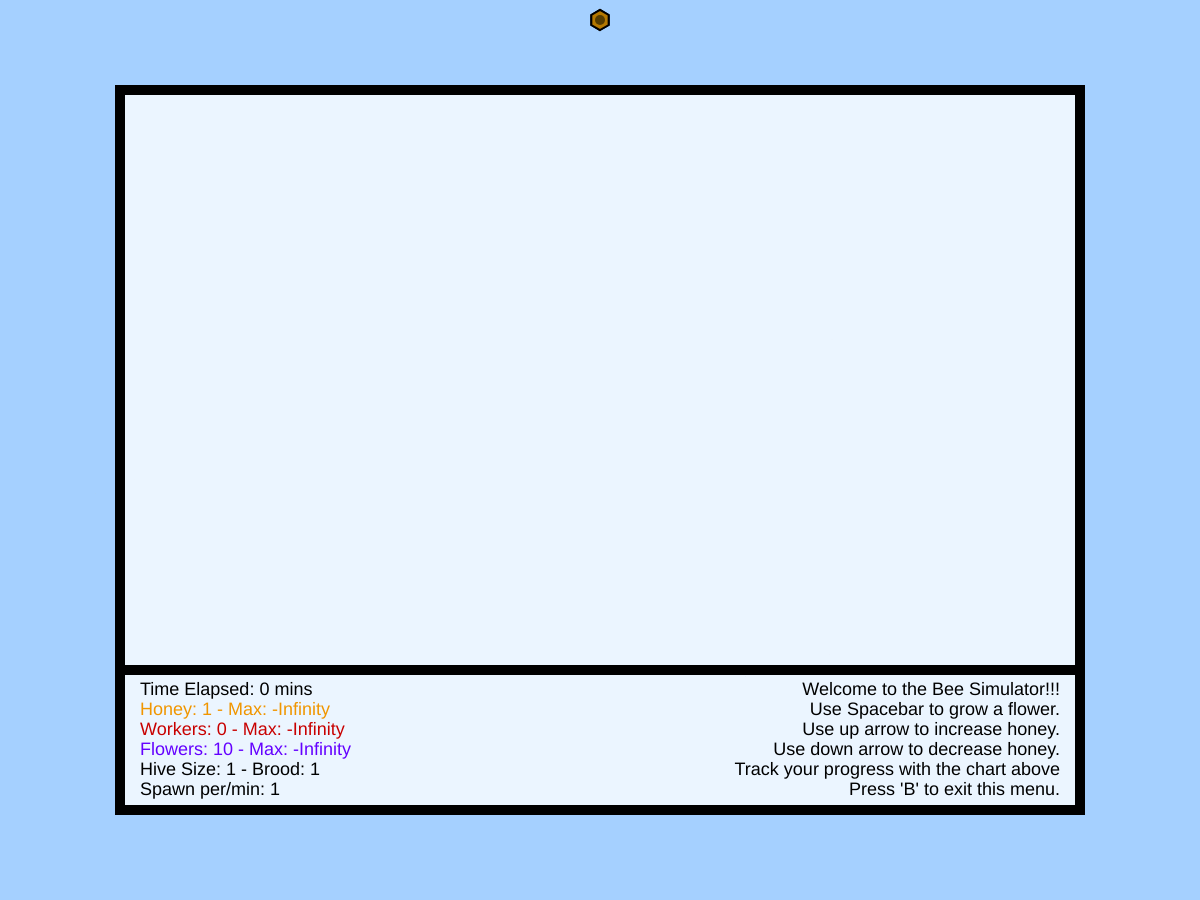
Frame 1 (no input)
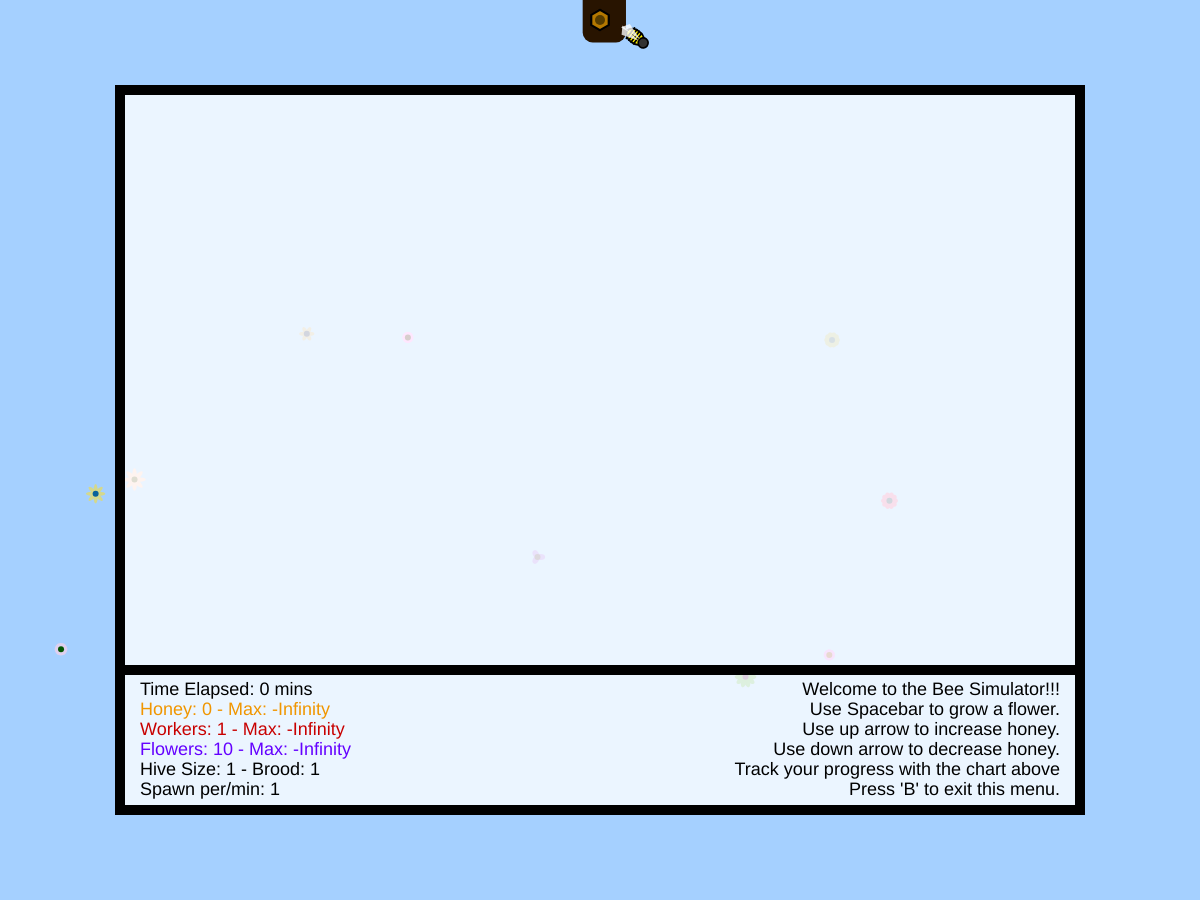
Frame 60 (no input)
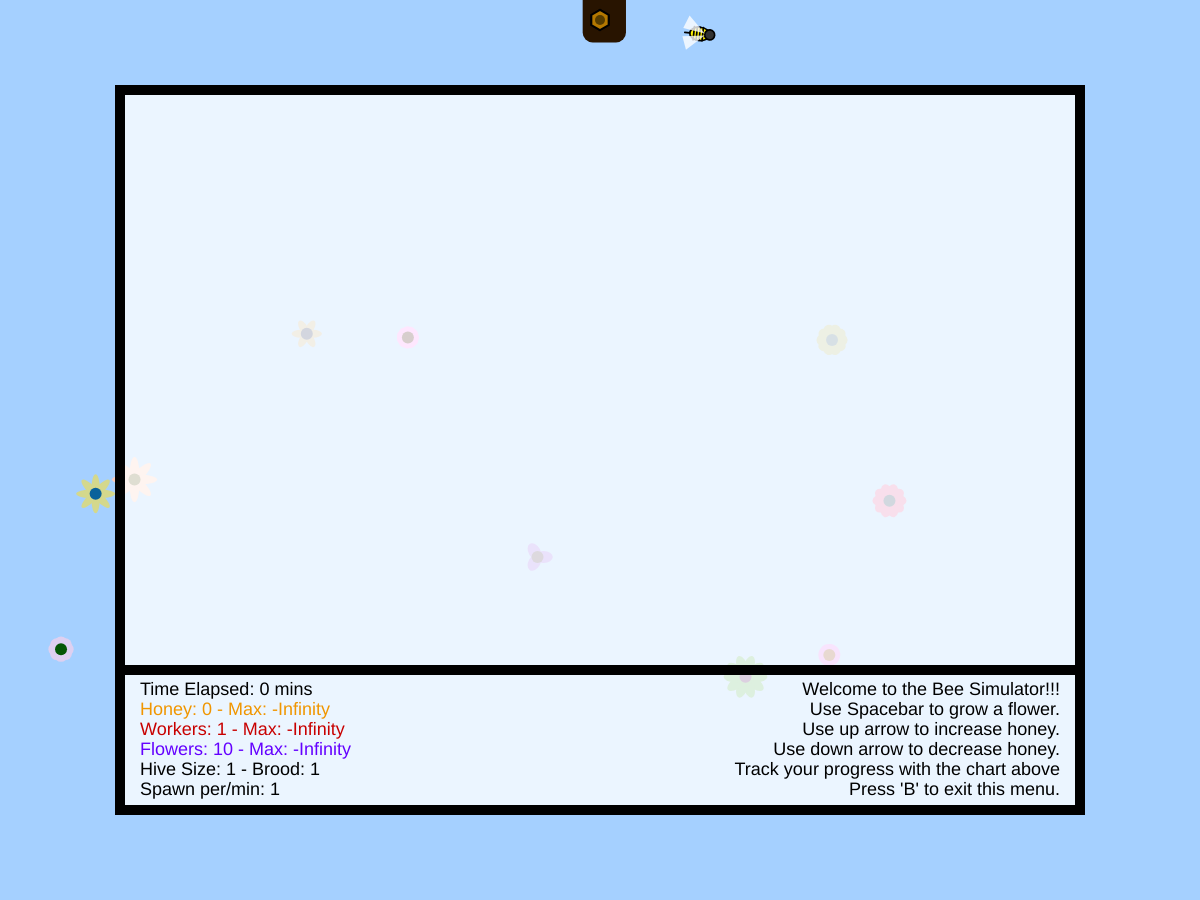
Frame 120 (the mouse pressed at the canvas centre since frame 60)

The p5.js sketch that drew these frames (run headless with seeded random() and noise() and a simulated clock; from frame 60 on, the mouse is pressed at the canvas centre):

// p5.js sketch
// ── sketch.js
let workers = [];
let flowers = [];
let cells = [];
let beeCount = 0;
let flowerCount = 10;
let flowerTime = 300;
let flowerTimeLow = 900;
let flowerTimeHigh = 2700;
let hudOn = true;

function setup() {
	createCanvas(1200, 900);
	//noCursor();
	hive = new Hive();

for(let i = 0; i < beeCount; i++){
	workers [i] = new Worker(hive.x, hive.y);
}

for (let i = 0; i < flowerCount; i++){
	flowers [i] = new Flower(random(20, width -20), random(20, height -20), 0);
}

	graph = new Graph();

	setInterval(record, 20000);

}

function draw() {
	background(165, 208, 255);
	stroke(0);
	fill(255,20, 200);

	hive.show();

	// textSize(18);
	// fill(255, 100);
	// noStroke();
	// //textAlign(CENTER, CENTER);
	// text("Honey: " + floor(hive.honey), 20, 20);
	// text("Workers: " + workers.length, 20, 40);
	// text("Flowers: " + flowers.length, 20, 60);
	// text("Hive Size: " + floor(hive.cellCount), 20, 80);
	// text("Brood: " + floor(hive.brood), 20, 100);
	// text("Spawn/m: " + ceil(hive.brood/6), 20, 120);

	for(let i = 0; i < workers.length; i++){
		if(workers[i].dead == true){
		workers.splice(i, 1);

	}
	}

	for (let i = 0; i < flowers.length; i++){
	flowers[i].show();
	}

	for (let i = 0; i < workers.length; i++){
	workers[i].move();
	workers[i].show();
	}

// for (let i = 0; i < cells.length; i++){
// 	cells[i].show();
// 	cells[i].move();
// }

	flowerTime --;

	if(flowerTime <= 0){
		flowers.push(new Flower());
		flowerTime = (random(flowerTimeLow, flowerTimeHigh));

	}

	if(hudOn == true){
	graph.show();
}

}

function keyPressed(){
	if(key == ' '){
		flowerTime = 1;
	}
	if(keyCode == UP_ARROW){
		hive.honey += hive.storage;
	}
	if(keyCode == DOWN_ARROW){
		hive.honey -= hive.storage;
	}

}

function keyTyped(){
	if(key == 'b'){
		hudOn = !hudOn;
	}
}

function record(){
	graph.honey.push(hive.honey);
	graph.workers.push(workers.length);
	graph.flowers.push(flowers.length);
}

// ── Cell.js
class Cell {
  constructor(x, y, radius, npoints){
    this.x = x;
    this.y = y;
    this.radius = radius;
    this.npoints = npoints

  }

  show(){
    fill(255, 255, 0, 100);
    let angle = TWO_PI / this.npoints;
    beginShape();
    for (let a = 0; a < TWO_PI; a += angle) {
      let sx = this.x + sin(a) * this.radius;
      let sy = this.y + cos(a) * this.radius;
      vertex(sx, sy);
    }
    endShape(CLOSE);
  }

  move(){
    for (let i = 0; i < cells.length; i++){
    if (this.intersects(cells[i])){
      // this.x += this.radius;

    }
  }
}
  intersects(other){
  let d = dist(this.x, this.y, other.x, other.y);
  return (d < this.radius);
  }
}

// ── Flower.js
class Flower{

constructor(){
  this.x = random(20, width -20);
  this.y = random(height/3, height -20);
  this.r = 0;
  this.petalCount = floor(random(3, 12))
  this.nectar = random(10, 50);
  this.growing = true;
  this.loc = createVector(this.x, this.y);
  this.pw = random(0.3, 1.3);
  this.ph = random(0.8, 1.5);
  this.centercol = [random(0, 155),random(0, 155),random(0, 155)];
  this.petalcol = [random(100, 255),random(100, 255),random(100, 255)];
}

show(){

  if(this.growing = true && this.r < this.nectar + 10){
    this.r += 0.1
  } else {
      this.r = this.nectar + 10;
      this.growing = false
  }


//petals
  noStroke();
  for(var i = 0; i < this.petalCount; i++){
    push();
    ellipseMode(CENTER);
    translate(this.x, this.y);
    rotate((TWO_PI/this.petalCount) * i);
    fill(this.petalcol);
    ellipse(this.r / 2, 0, this.r/this.pw, this.r/this.ph);
    pop();
  }

//center of the flower
  push();
  noStroke();
  ellipseMode(CENTER);
  translate(this.x, this.y);
  fill(this.centercol);
  ellipse(0, 0, this.r);
  pop();

//this.nectar-= 0.0032;

//reset flower when nectar reaches 0
for(let i = 0; i < flowers.length; i++){
  if(flowers[i].nectar < 0){
    //flowers.push(new Flower());
    flowers.splice(i,1);
  }
}



}

}

// ── Graph.js
class Graph {
  constructor() {
    this.x = width/10;
    this.y = height - height/10;
    this.honey = [];
    this.workers = [];
    this.flowers = [];
    this.weight = 3
    this.interval = 30;
    //this.record();
  }

  show(){

    //strokeCap(SQUARE);
    fill(255, 200);
    rectMode(CORNERS)
    strokeWeight(10)
    stroke(0);
    rect(this.x, height-this.y, width-this.x, this.y);

    line(this.x, this.y - 140, width-this.x, this.y - 140)

    //Honey
    noFill();
    strokeWeight(this.weight);
    stroke(255, 200, 0);
    beginShape();
    for(let i = 0; i < this.honey.length; i++){
      vertex((map(i, 0, this.honey.length, this.x, width - this.x)), map(this.honey[i], 0, max(this.honey), this.y - 140, height-this.y+20));
    }
    endShape();

    //Workers
    noFill();
    strokeWeight(this.weight);
    stroke(255, 0, 0);
    beginShape();
    for(let i = 0; i < this.workers.length; i++){
      vertex((map(i, 0, this.workers.length, this.x, width - this.x)), map(this.workers[i], 0, max(this.workers), this.y - 140, height-this.y +20));
    }
    endShape();

    //Flowers
    noFill();
    strokeWeight(this.weight);
    stroke(100, 0, 255);
    beginShape();
    for(let i = 0; i < this.flowers.length; i++){
      vertex((map(i, 0, this.flowers.length, this.x, width - this.x)), map(this.flowers[i], 0, max(this.flowers), this.y - 140, height-this.y+20));
    }
    endShape();

    textSize(18);
  	fill(0);
    noStroke();
  	//strokeWeight(2);
  	textAlign(LEFT, CENTER);
    fill(0);
    text("Time Elapsed: " + floor((millis()/1000)/60) + " mins", this.x + 20, this.y - 120)
    fill(240, 150, 0);
  	text("Honey: " + floor(hive.honey) + " - Max: " + floor(max(this.honey)), this.x + 20, this.y - 100);
    fill(200, 0, 0);
    text("Workers: " + workers.length + " - Max: " + floor(max(this.workers)), this.x + 20, this.y - 80);
    fill(100, 0, 255);
    text("Flowers: " + flowers.length + " - Max: " + max(this.flowers), this.x + 20, this.y - 60);
  	fill(0);
  	text("Hive Size: " + hive.cellCount + " - Brood: " + floor(hive.brood), this.x + 20, this.y - 40);
  	text("Spawn per/min: " + ceil(hive.brood/6), this.x + 20, this.y - 20);

    textAlign(RIGHT, CENTER);
    textSize(18);
    text("Welcome to the Bee Simulator!!!",width - this.x - 20, this.y - 120)
    text("Use Spacebar to grow a flower." ,width - this.x - 20, this.y - 100);
    text("Use up arrow to increase honey." ,width - this.x - 20, this.y - 80);
    text("Use down arrow to decrease honey." ,width - this.x - 20, this.y - 60);
    text("Track your progress with the chart above" ,width - this.x - 20, this.y - 40);
    text("Press 'B' to exit this menu." ,width - this.x - 20, this.y - 20);

    noFill();
    rectMode(CORNERS)
    strokeWeight(10)
    stroke(0);
    rect(this.x, height-this.y, width-this.x, this.y);
    line(this.x, this.y - 140, width-this.x, this.y - 140)

  }


}

// ── Hive.js
class Hive{
  constructor(){
    this.x = width/2
    this.y = 20
    this.honey = 1;
    this.loc = createVector(this.x, this.y);
    this.rad = 10;
    this.cellsLoc =[];
    this.cellCount = 0;
    this.cols = 0;
    this.rows = 0;
    this.depth = 0;

    this.wSpace = sqrt(3) * this.rad;
    this.hSpace = this.rad * 1.5;

    this.storage = 5
    this.broodfact = this.storage * 0.75
    this.cost = 2/3600

    this.brood = 0
    this.spawnTime = 1;

  }

  show(){

    if(this.honey <= 0){
      this.honey = 1;
    }

    push();
    fill(40, 20, 0);
    noStroke();
    translate (this.x - (floor(this.cols/2) * (this.wSpace)), this.y);
    rectMode(CORNERS);
    rect((-(this.cols) * this.wSpace)/ this.cols, -this.hSpace*2, ((this.cols+0.5) * this.wSpace), (this.rows + 0.5) * this.hSpace, 10)
    pop();

   this.cellCount = ceil(this.honey/this.storage);
   this.cols = ceil(sqrt(this.cellCount));
   this.rows = ceil(this.cellCount/this.cols);


   this.depth = -(this.cols + this.rows);

   this.cellsLoc.splice(0, this.cellsLoc.length);
   this.brood = (1 + floor(this.cellCount/this.broodfact));

   for (let i = 0; i < this.rows; i++){
       for(let j = 0; j < this.cols; j++){
        this.cellsLoc.push(createVector(j * this.wSpace + ((i%2) * this.wSpace/2), i * this.hSpace));
       }
   }



   for (let i = 0; i < this.cellCount; i++){
     this.cellRender(this.cellsLoc[i].x, this.cellsLoc[i].y);
   }
   for (let j = 0; j < this.brood; j++){
     this.broodRender(this.cellsLoc[j].x, this.cellsLoc[j].y);
   }

      this.honey -= (this.cost * workers.length);
      this.spawnTime -= 1;

      if(this.spawnTime < 0){
        for(let i = 0; i < ceil(this.brood/6); i++){
        workers.push(new Worker (this.x, this.y))
      }
        this.spawnTime = 3600;

      }
}

    cellRender(x, y, i){
    push();
    translate (this.x - (floor(this.cols/2) * this.wSpace), this.y);
    fill(255, map(y, 0, height/3, 225, 255), map(y, 0, height/3, 100, 255));
    stroke(0);
    strokeWeight(2);
    let angle = TWO_PI / 6;
    beginShape();
    for (let a = 0; a < TWO_PI; a += angle) {
      let sx = x + sin(a) * this.rad;
      let sy = y + cos(a) * this.rad;
      vertex(sx, sy);
    }
    endShape(CLOSE);
    textSize(12);
    strokeWeight(0);
    fill(0);
    pop();
    }

    broodRender(x, y){
    push();
    translate (this.x - (floor(this.cols/2) * this.wSpace), this.y);
    fill(180, 120, 0);
    stroke(0);
    strokeWeight(2);
    let angle = TWO_PI / 6;
    beginShape();
    for (let a = 0; a < TWO_PI; a += angle) {
      let sx = x + sin(a) * this.rad;
      let sy = y + cos(a) * this.rad;
      vertex(sx, sy);
    }
    endShape(CLOSE);
    strokeWeight(0);
    fill(85, 60, 0)
    ellipse(x,y,this.rad)
    pop();
    }
  }

// ── Worker.js
class Worker{
	constructor(x, y){
		this.loc = createVector(x, y);
    this.vel = createVector(0, 0);
		this.acc = createVector(0, 0);
		this.r = 255;
		this.g = random (180, 255);
		this.b = 0;
		this.rad = 20
		this.x = x;
		this.y = y;
		this.timeOut = 0;
		this.feeding = false;
		this.nectar = 0;
		this.capacity = 5;
		this.status = "roaming";
		this.lastFlower = createVector(0,0);
		this.velocityLimit = 3;
		//this.accelerationMag = 0.1;
		this.life = random(10800, 21600);
		this.dead = false;

  }

// Statuses:
// roaming- looking for food
// toHome - going to the Hive
// toFlower - going back to last flower


 move(){

	 this.x = this.loc.x;
	 this.y = this.loc.y;

	this.vel.add(this.acc);
  this.loc.add(this.vel);

	this.accelerationMag = random(0.01, 0.3);
	this.life -= 1;

if(this.life < 0){
	this.status = "dead";
	this.acc.x = random(-1, 1);
	this.acc.y = random(0, 1);
	this.acc.setMag(0.07);
	this.vel.limit(50);

	if(this.y > height){
		this.dead = true;
	}
}


if(this.status == "roaming"){

//random movement
		this.acc = p5.Vector.random2D();
		this.acc.setMag(this.accelerationMag);
		this.vel.limit(this.velocityLimit);
//bouncing off the walls
		if (this.loc.x > width -10 || this.loc.x < 10) {
				this.vel.x = this.vel.x * -1;
			}
		if (this.loc.y > height -10 || this.loc.y < 10) {
				this.vel.y = this.vel.y * -1;
			}

//finding flowers
		for(var i = 0; i < flowers.length; i++){
			if(dist(this.loc.x, this.loc.y, flowers[i].x, flowers[i].y) < 75){
				let fPos = createVector(flowers[i].x, flowers[i].y);
				fPos.sub(this.loc);
			  fPos.setMag(this.accelerationMag);
				this.acc = fPos;
				this.vel.limit(this.velocityLimit);
			}
		}
	//eating nectar with contact
		for (var i = 0; i < flowers.length; i++){
			if(this.intersects(flowers[i]) && this.feeding == false){
				flowers[i].nectar = flowers[i].nectar - 1;
				this.feeding = true;
				this.timeOut = 30;
				this.lastFlower = flowers[i];
				this.nectar += 1;
			}
		}
		//timeout for feeding
		if(this.timeOut > 0 && this.feeding == true){
			this.timeOut -= 1;
		} else{
			this.feeding = false;
		}

		if(this.nectar >= this.capacity){
			this.status = "toHome"
	 }
}

if(this.status == "toHome"){
	let theHive = createVector(hive.x, hive.y)
	theHive.sub(this.loc);
	theHive.setMag(this.accelerationMag);
	this.acc = theHive;
	this.vel.limit(this.velocityLimit);
		if(this.intersects(hive)){
			hive.honey += 1;
			this.nectar = 0;
			this.status = "toFlower";
		}
 }

if(this.status == "toFlower"){
	let target = createVector(this.lastFlower.x, this.lastFlower.y);
	target.sub(this.loc);
	target.setMag(this.accelerationMag);
	this.acc = target;
	this.vel.limit(this.velocityLimit);
		if(this.intersects(this.lastFlower)){
			this.status = "roaming"
		}
}
}




 show(){

   // line(this.loc.x, this.loc.y,this.loc.x - (this.vel.x * 10), this.loc.y - (this.vel.y *10))
	 // stroke(255, 0, 0);
	 // line(this.loc.x, this.loc.y,this.loc.x + (this.acc.x * 100), this.loc.y + (this.acc.y *100));

	 this.magnitude = this.acc.mag(this.vel);


	 push();
	 translate(this.loc.x, this.loc.y);
	 rotate(this.vel.heading())
	 strokeWeight(1.7);
	 stroke(0);
	 fill(this.r,this.g,this.b);
	 ellipse(0, 0, this.rad, (this.nectar/1.5) + this.rad/1.5);
	 fill(50,50,50);
	 ellipse(10,0,this.rad/2);
	 line(-10, 0, -15, 0);
	 line(0, -((this.rad/1.5)/2), 0, (this.rad/1.5)/2);
	 line(3, -((this.rad/1.5)/2), 3, (this.rad/1.5)/2);
	 line(-3, -((this.rad/1.5)/2), -3, (this.rad/1.5)/2);
	 line(-6, -((this.rad/1.5)/2), -6, (this.rad/1.5)/2);
	 fill(255, 200);
	 noStroke();
	 triangle(5,  1, -17, -3 + (this.magnitude * 25), -12, 3 +(this.magnitude * 50));
	 triangle(5,  -1, -17, 3 - (this.magnitude * 25), -12, - 3 -(this.magnitude * 50));
	 pop();
	 //debug text
	 // textSize(24);
   // fill(0);
   // textAlign(CENTER, CENTER);
   // text(this.nectar, this.x + 20, this.y - 20);

 }

//intersects function
intersects(other){
let d = dist(this.loc.x, this.loc.y, other.x, other.y);
return (d < this.rad);
}
}
